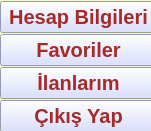
      <widget class="QGroupBox" name="groupBox">
       <property name="geometry">
        <rect>
         <x>1140</x>
         <y>50</y>
         <width>151</width>
         <height>131</height>
        </rect>
       </property>
       <property name="styleSheet">
        <string notr="true">color:brown;
background-color:rgb(248, 255, 180);
font-size:20px;
font:bold;</string>
       </property>
       <property name="title">
        <string/>
       </property>
       <widget class="QWidget" name="verticalLayoutWidget">
        <property name="geometry">
         <rect>
          <x>0</x>
          <y>0</y>
          <width>157</width>
          <height>134</height>
         </rect>
        </property>
        <layout class="QVBoxLayout" name="verticalLayout">
         <property name="spacing">
          <number>0</number>
         </property>
         <item>
          <widget class="QPushButton" name="pushButton_40">
           <property name="styleSheet">
            <string notr="true">color:brown;
background-color:rgb(207, 215, 255);
font-size:20px;
font:bold;</string>
           </property>
           <property name="text">
            <string>Hesap Bilgileri</string>
           </property>
          </widget>
         </item>
         <item>
          <widget class="QPushButton" name="pushButton_41">
           <property name="styleSheet">
            <string notr="true">color:brown;
background-color:rgb(207, 215, 255);
font-size:20px;
font:bold;</string>
           </property>
           <property name="text">
            <string>Favoriler</string>
           </property>
          </widget>
         </item>
         <item>
          <widget class="QPushButton" name="pushButton_42">
           <property name="styleSheet">
            <string notr="true">color:brown;
background-color:rgb(207, 215, 255);
font-size:20px;
font:bold;</string>
           </property>
           <property name="text">
            <string>İlanlarım</string>
           </property>
          </widget>
         </item>
         <item>
          <widget class="QPushButton" name="pushButton_39">
           <property name="styleSheet">
            <string notr="true">color:brown;
background-color:rgb(207, 215, 255);
font-size:20px;
font:bold;</string>
           </property>
           <property name="text">
            <string>Çıkış Yap</string>
           </property>
          </widget>
         </item>
        </layout>
       </widget>
      </widget>
